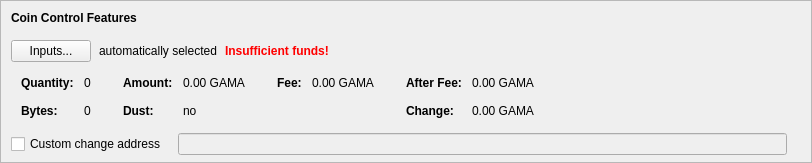
    <widget class="QFrame" name="frameCoinControl">
     <property name="sizePolicy">
      <sizepolicy hsizetype="Expanding" vsizetype="Expanding">
       <horstretch>0</horstretch>
       <verstretch>0</verstretch>
      </sizepolicy>
     </property>
     <property name="maximumSize">
      <size>
       <width>16777215</width>
       <height>16777215</height>
      </size>
     </property>
     <property name="frameShape">
      <enum>QFrame::StyledPanel</enum>
     </property>
     <property name="frameShadow">
      <enum>QFrame::Sunken</enum>
     </property>
     <layout class="QVBoxLayout" name="verticalLayoutCoinControl2">
      <property name="spacing">
       <number>0</number>
      </property>
      <property name="leftMargin">
       <number>0</number>
      </property>
      <property name="topMargin">
       <number>0</number>
      </property>
      <property name="rightMargin">
       <number>0</number>
      </property>
      <property name="bottomMargin">
       <number>6</number>
      </property>
      <item>
       <layout class="QVBoxLayout" name="verticalLayoutCoinControl" stretch="0,0,0,0,1">
        <property name="spacing">
         <number>0</number>
        </property>
        <property name="leftMargin">
         <number>10</number>
        </property>
        <property name="topMargin">
         <number>10</number>
        </property>
        <item>
         <layout class="QHBoxLayout" name="horizontalLayoutCoinControl1">
          <property name="bottomMargin">
           <number>15</number>
          </property>
          <item>
           <widget class="QLabel" name="labelCoinControlFeatures">
            <property name="sizePolicy">
             <sizepolicy hsizetype="Preferred" vsizetype="Maximum">
              <horstretch>0</horstretch>
              <verstretch>0</verstretch>
             </sizepolicy>
            </property>
            <property name="font">
             <font>
              <weight>75</weight>
              <bold>true</bold>
             </font>
            </property>
            <property name="styleSheet">
             <string notr="true">font-weight:bold;</string>
            </property>
            <property name="text">
             <string>Coin Control Features</string>
            </property>
           </widget>
          </item>
         </layout>
        </item>
        <item>
         <layout class="QHBoxLayout" name="horizontalLayoutCoinControl2" stretch="0,0,0,0">
          <property name="spacing">
           <number>8</number>
          </property>
          <property name="bottomMargin">
           <number>10</number>
          </property>
          <item>
           <widget class="QPushButton" name="pushButtonCoinControl">
            <property name="styleSheet">
             <string notr="true"/>
            </property>
            <property name="text">
             <string>Inputs...</string>
            </property>
            <property name="autoDefault">
             <bool>false</bool>
            </property>
           </widget>
          </item>
          <item>
           <widget class="QLabel" name="labelCoinControlAutomaticallySelected">
            <property name="text">
             <string>automatically selected</string>
            </property>
            <property name="margin">
             <number>5</number>
            </property>
           </widget>
          </item>
          <item>
           <widget class="QLabel" name="labelCoinControlInsuffFunds">
            <property name="font">
             <font>
              <weight>75</weight>
              <bold>true</bold>
             </font>
            </property>
            <property name="styleSheet">
             <string notr="true">color:red;font-weight:bold;</string>
            </property>
            <property name="text">
             <string>Insufficient funds!</string>
            </property>
            <property name="margin">
             <number>5</number>
            </property>
           </widget>
          </item>
          <item>
           <spacer name="horizontalSpacerCoinControl">
            <property name="orientation">
             <enum>Qt::Horizontal</enum>
            </property>
            <property name="sizeHint" stdset="0">
             <size>
              <width>40</width>
              <height>1</height>
             </size>
            </property>
           </spacer>
          </item>
         </layout>
        </item>
        <item>
         <widget class="QWidget" name="widgetCoinControl" native="true">
          <property name="sizePolicy">
           <sizepolicy hsizetype="Preferred" vsizetype="Preferred">
            <horstretch>0</horstretch>
            <verstretch>0</verstretch>
           </sizepolicy>
          </property>
          <property name="minimumSize">
           <size>
            <width>0</width>
            <height>0</height>
           </size>
          </property>
          <property name="styleSheet">
           <string notr="true"/>
          </property>
          <layout class="QHBoxLayout" name="horizontalLayoutCoinControl5">
           <property name="leftMargin">
            <number>0</number>
           </property>
           <property name="topMargin">
            <number>0</number>
           </property>
           <property name="rightMargin">
            <number>0</number>
           </property>
           <property name="bottomMargin">
            <number>0</number>
           </property>
           <item>
            <layout class="QHBoxLayout" name="horizontalLayoutCoinControl3" stretch="0,0,0,1">
             <property name="spacing">
              <number>20</number>
             </property>
             <property name="topMargin">
              <number>0</number>
             </property>
             <property name="bottomMargin">
              <number>10</number>
             </property>
             <item>
              <layout class="QFormLayout" name="formLayoutCoinControl1">
               <property name="horizontalSpacing">
                <number>10</number>
               </property>
               <property name="verticalSpacing">
                <number>14</number>
               </property>
               <property name="leftMargin">
                <number>10</number>
               </property>
               <property name="topMargin">
                <number>4</number>
               </property>
               <property name="rightMargin">
                <number>6</number>
               </property>
               <item row="0" column="0">
                <widget class="QLabel" name="labelCoinControlQuantityText">
                 <property name="font">
                  <font>
                   <weight>75</weight>
                   <bold>true</bold>
                  </font>
                 </property>
                 <property name="text">
                  <string>Quantity:</string>
                 </property>
                 <property name="margin">
                  <number>0</number>
                 </property>
                </widget>
               </item>
               <item row="0" column="1">
                <widget class="QLabel" name="labelCoinControlQuantity">
                 <property name="cursor">
                  <cursorShape>IBeamCursor</cursorShape>
                 </property>
                 <property name="contextMenuPolicy">
                  <enum>Qt::ActionsContextMenu</enum>
                 </property>
                 <property name="text">
                  <string notr="true">0</string>
                 </property>
                 <property name="margin">
                  <number>0</number>
                 </property>
                 <property name="textInteractionFlags">
                  <set>Qt::LinksAccessibleByMouse|Qt::TextSelectableByKeyboard|Qt::TextSelectableByMouse</set>
                 </property>
                </widget>
               </item>
               <item row="1" column="0">
                <widget class="QLabel" name="labelCoinControlBytesText">
                 <property name="font">
                  <font>
                   <weight>75</weight>
                   <bold>true</bold>
                  </font>
                 </property>
                 <property name="text">
                  <string>Bytes:</string>
                 </property>
                </widget>
               </item>
               <item row="1" column="1">
                <widget class="QLabel" name="labelCoinControlBytes">
                 <property name="cursor">
                  <cursorShape>IBeamCursor</cursorShape>
                 </property>
                 <property name="contextMenuPolicy">
                  <enum>Qt::ActionsContextMenu</enum>
                 </property>
                 <property name="text">
                  <string notr="true">0</string>
                 </property>
                 <property name="textInteractionFlags">
                  <set>Qt::LinksAccessibleByMouse|Qt::TextSelectableByKeyboard|Qt::TextSelectableByMouse</set>
                 </property>
                </widget>
               </item>
              </layout>
             </item>
             <item>
              <layout class="QFormLayout" name="formLayoutCoinControl2">
               <property name="horizontalSpacing">
                <number>10</number>
               </property>
               <property name="verticalSpacing">
                <number>14</number>
               </property>
               <property name="leftMargin">
                <number>6</number>
               </property>
               <property name="topMargin">
                <number>4</number>
               </property>
               <property name="rightMargin">
                <number>6</number>
               </property>
               <item row="0" column="0">
                <widget class="QLabel" name="labelCoinControlAmountText">
                 <property name="font">
                  <font>
                   <weight>75</weight>
                   <bold>true</bold>
                  </font>
                 </property>
                 <property name="text">
                  <string>Amount:</string>
                 </property>
                 <property name="margin">
                  <number>0</number>
                 </property>
                </widget>
               </item>
               <item row="0" column="1">
                <widget class="QLabel" name="labelCoinControlAmount">
                 <property name="cursor">
                  <cursorShape>IBeamCursor</cursorShape>
                 </property>
                 <property name="contextMenuPolicy">
                  <enum>Qt::ActionsContextMenu</enum>
                 </property>
                 <property name="text">
                  <string notr="true">0.00 GAMA</string>
                 </property>
                 <property name="textInteractionFlags">
                  <set>Qt::LinksAccessibleByMouse|Qt::TextSelectableByKeyboard|Qt::TextSelectableByMouse</set>
                 </property>
                </widget>
               </item>
               <item row="1" column="0">
                <widget class="QLabel" name="labelCoinControlLowOutputText">
                 <property name="font">
                  <font>
                   <weight>75</weight>
                   <bold>true</bold>
                  </font>
                 </property>
                 <property name="text">
                  <string>Dust:</string>
                 </property>
                </widget>
               </item>
               <item row="1" column="1">
                <widget class="QLabel" name="labelCoinControlLowOutput">
                 <property name="cursor">
                  <cursorShape>IBeamCursor</cursorShape>
                 </property>
                 <property name="contextMenuPolicy">
                  <enum>Qt::ActionsContextMenu</enum>
                 </property>
                 <property name="text">
                  <string notr="true">no</string>
                 </property>
                 <property name="textInteractionFlags">
                  <set>Qt::LinksAccessibleByMouse|Qt::TextSelectableByKeyboard|Qt::TextSelectableByMouse</set>
                 </property>
                </widget>
               </item>
              </layout>
             </item>
             <item>
              <layout class="QFormLayout" name="formLayoutCoinControl3">
               <property name="horizontalSpacing">
                <number>10</number>
               </property>
               <property name="verticalSpacing">
                <number>14</number>
               </property>
               <property name="leftMargin">
                <number>6</number>
               </property>
               <property name="topMargin">
                <number>4</number>
               </property>
               <property name="rightMargin">
                <number>6</number>
               </property>
               <item row="0" column="0">
                <widget class="QLabel" name="labelCoinControlFeeText">
                 <property name="font">
                  <font>
                   <weight>75</weight>
                   <bold>true</bold>
                  </font>
                 </property>
                 <property name="text">
                  <string>Fee:</string>
                 </property>
                 <property name="margin">
                  <number>0</number>
                 </property>
                </widget>
               </item>
               <item row="0" column="1">
                <widget class="QLabel" name="labelCoinControlFee">
                 <property name="cursor">
                  <cursorShape>IBeamCursor</cursorShape>
                 </property>
                 <property name="contextMenuPolicy">
                  <enum>Qt::ActionsContextMenu</enum>
                 </property>
                 <property name="text">
                  <string notr="true">0.00 GAMA</string>
                 </property>
                 <property name="textInteractionFlags">
                  <set>Qt::LinksAccessibleByMouse|Qt::TextSelectableByKeyboard|Qt::TextSelectableByMouse</set>
                 </property>
                </widget>
               </item>
             </layout>
             </item>
             <item>
              <layout class="QFormLayout" name="formLayoutCoinControl4">
               <property name="horizontalSpacing">
                <number>10</number>
               </property>
               <property name="verticalSpacing">
                <number>14</number>
               </property>
               <property name="leftMargin">
                <number>6</number>
               </property>
               <property name="topMargin">
                <number>4</number>
               </property>
               <property name="rightMargin">
                <number>6</number>
               </property>
               <item row="0" column="0">
                <widget class="QLabel" name="labelCoinControlAfterFeeText">
                 <property name="font">
                  <font>
                   <weight>75</weight>
                   <bold>true</bold>
                  </font>
                 </property>
                 <property name="text">
                  <string>After Fee:</string>
                 </property>
                 <property name="margin">
                  <number>0</number>
                 </property>
                </widget>
               </item>
               <item row="0" column="1">
                <widget class="QLabel" name="labelCoinControlAfterFee">
                 <property name="cursor">
                  <cursorShape>IBeamCursor</cursorShape>
                 </property>
                 <property name="contextMenuPolicy">
                  <enum>Qt::ActionsContextMenu</enum>
                 </property>
                 <property name="text">
                  <string notr="true">0.00 GAMA</string>
                 </property>
                 <property name="textInteractionFlags">
                  <set>Qt::LinksAccessibleByMouse|Qt::TextSelectableByKeyboard|Qt::TextSelectableByMouse</set>
                 </property>
                </widget>
               </item>
               <item row="1" column="0">
                <widget class="QLabel" name="labelCoinControlChangeText">
                 <property name="font">
                  <font>
                   <weight>75</weight>
                   <bold>true</bold>
                  </font>
                 </property>
                 <property name="text">
                  <string>Change:</string>
                 </property>
                </widget>
               </item>
               <item row="1" column="1">
                <widget class="QLabel" name="labelCoinControlChange">
                 <property name="cursor">
                  <cursorShape>IBeamCursor</cursorShape>
                 </property>
                 <property name="contextMenuPolicy">
                  <enum>Qt::ActionsContextMenu</enum>
                 </property>
                 <property name="text">
                  <string notr="true">0.00 GAMA</string>
                 </property>
                 <property name="textInteractionFlags">
                  <set>Qt::LinksAccessibleByMouse|Qt::TextSelectableByKeyboard|Qt::TextSelectableByMouse</set>
                 </property>
                </widget>
               </item>
              </layout>
             </item>
            </layout>
           </item>
          </layout>
         </widget>
        </item>
        <item>
         <layout class="QHBoxLayout" name="horizontalLayoutCoinControl4" stretch="0,0,0">
          <property name="spacing">
           <number>12</number>
          </property>
          <property name="sizeConstraint">
           <enum>QLayout::SetDefaultConstraint</enum>
          </property>
          <property name="topMargin">
           <number>5</number>
          </property>
          <property name="rightMargin">
           <number>5</number>
          </property>
          <item>
           <widget class="QCheckBox" name="checkBoxCoinControlChange">
            <property name="toolTip">
             <string>If this is activated, but the change address is empty or invalid, change will be sent to a newly generated address.</string>
            </property>
            <property name="text">
             <string>Custom change address</string>
            </property>
           </widget>
          </item>
          <item>
           <widget class="QValidatedLineEdit" name="lineEditCoinControlChange">
            <property name="enabled">
             <bool>false</bool>
            </property>
            <property name="sizePolicy">
             <sizepolicy hsizetype="Expanding" vsizetype="Fixed">
              <horstretch>0</horstretch>
              <verstretch>0</verstretch>
             </sizepolicy>
            </property>
           </widget>
          </item>
          <item>
           <widget class="QLabel" name="labelCoinControlChangeLabel">
            <property name="sizePolicy">
             <sizepolicy hsizetype="Preferred" vsizetype="Expanding">
              <horstretch>0</horstretch>
              <verstretch>0</verstretch>
             </sizepolicy>
            </property>
            <property name="minimumSize">
             <size>
              <width>0</width>
              <height>0</height>
             </size>
            </property>
            <property name="text">
             <string/>
            </property>
            <property name="margin">
             <number>3</number>
            </property>
           </widget>
          </item>
         </layout>
        </item>
        <item>
         <spacer name="verticalSpacerCoinControl">
          <property name="orientation">
           <enum>Qt::Vertical</enum>
          </property>
          <property name="sizeHint" stdset="0">
           <size>
            <width>800</width>
            <height>1</height>
           </size>
          </property>
         </spacer>
        </item>
       </layout>
      </item>
     </layout>
    </widget>
